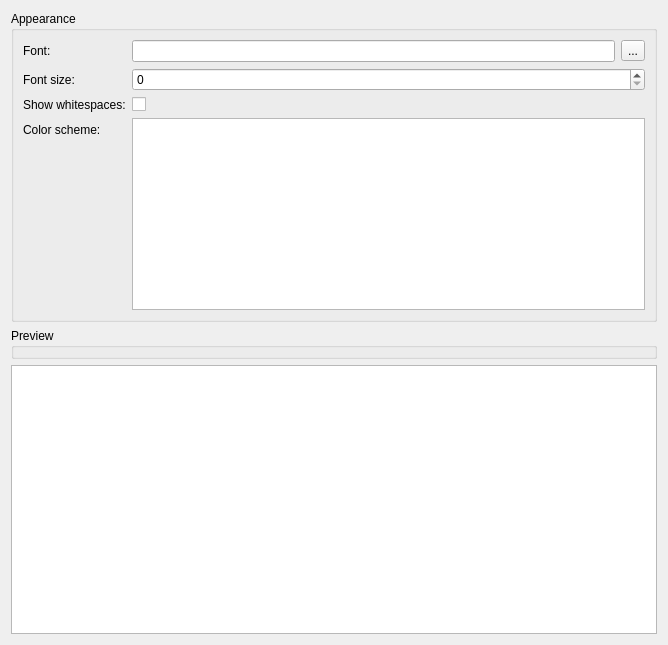
<?xml version="1.0" encoding="UTF-8"?>
<ui version="4.0">
 <class>Form</class>
 <widget class="QWidget" name="Form">
  <property name="geometry">
   <rect>
    <x>0</x>
    <y>0</y>
    <width>668</width>
    <height>645</height>
   </rect>
  </property>
  <property name="windowTitle">
   <string>Form</string>
  </property>
  <layout class="QGridLayout" name="gridLayout">
   <item row="0" column="0">
    <widget class="QGroupBox" name="groupBox">
     <property name="title">
      <string>Appearance</string>
     </property>
     <layout class="QFormLayout" name="formLayout">
      <item row="0" column="0">
       <widget class="QLabel" name="label">
        <property name="text">
         <string>Font:</string>
        </property>
       </widget>
      </item>
      <item row="2" column="1">
       <widget class="QCheckBox" name="checkbox_whitespaces">
        <property name="text">
         <string/>
        </property>
       </widget>
      </item>
      <item row="2" column="0">
       <widget class="QLabel" name="label_2">
        <property name="text">
         <string>Show whitespaces:</string>
        </property>
       </widget>
      </item>
      <item row="1" column="0">
       <widget class="QLabel" name="label_3">
        <property name="text">
         <string>Font size:</string>
        </property>
       </widget>
      </item>
      <item row="1" column="1">
       <widget class="QSpinBox" name="spinbox_font_size"/>
      </item>
      <item row="0" column="1">
       <layout class="QHBoxLayout" name="horizontalLayout_2">
        <item>
         <widget class="QLineEdit" name="line_edit_font"/>
        </item>
        <item>
         <widget class="QToolButton" name="bt_font">
          <property name="text">
           <string>...</string>
          </property>
         </widget>
        </item>
       </layout>
      </item>
      <item row="3" column="0">
       <widget class="QLabel" name="label_4">
        <property name="text">
         <string>Color scheme:</string>
        </property>
       </widget>
      </item>
      <item row="3" column="1">
       <widget class="QListWidget" name="list_color_schemes"/>
      </item>
     </layout>
    </widget>
   </item>
   <item row="1" column="0">
    <widget class="QGroupBox" name="groupBox_2">
     <property name="title">
      <string>Preview</string>
     </property>
     <zorder>groupBox</zorder>
    </widget>
   </item>
   <item row="2" column="0">
    <widget class="QPlainTextEdit" name="edit_preview"/>
   </item>
  </layout>
 </widget>
 <resources/>
 <connections/>
</ui>
